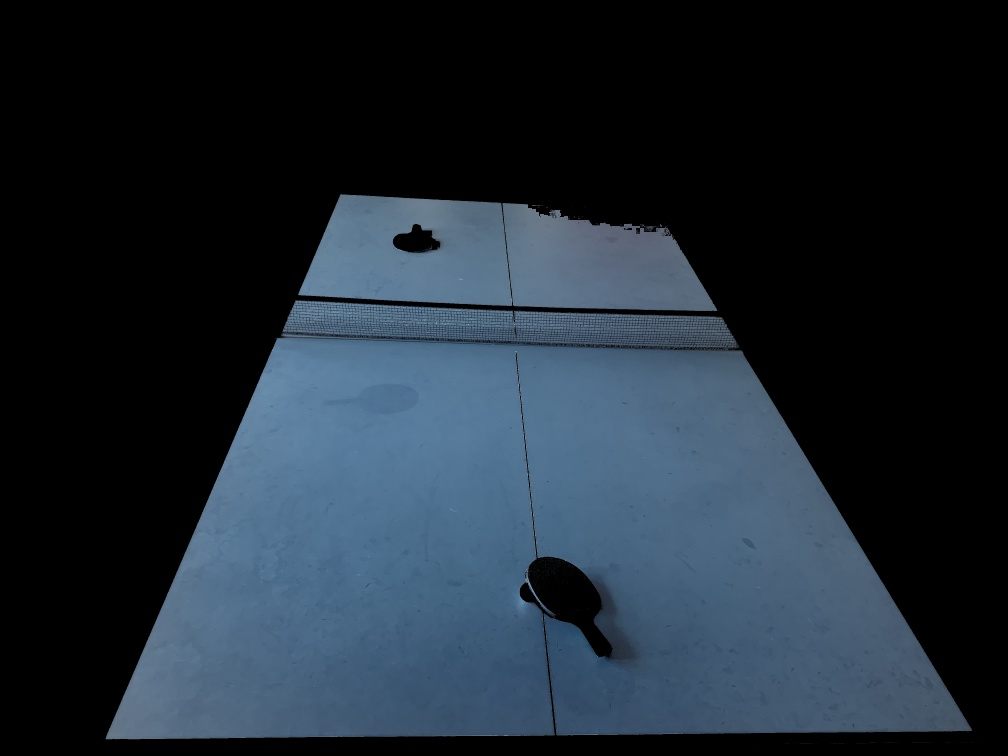
#> input picture IsolatedTable.jpg, 1008 x 756 px, found by its file name
$ python Canny.py
#> lines starting #> are read from the running program, lines starting #| are printed output that depends on the picture
import cv2
import numpy as np

def rescaleFrame(frame, scale=0.25):
    width = int(frame.shape[1] * scale)
    height = int(frame.shape[0] * scale)
    dimensions = (width, height)
    return cv2.resize(frame, dimensions, interpolation=cv2.INTER_AREA)

# Read the image
image = cv2.imread("IsolatedTable.jpg")
#> image is the input picture: shape (756, 1008, 3); mean B, G, R 52.1, 41.6, 30.8

# Convert the image to grayscale
gray = cv2.cvtColor(image, cv2.COLOR_BGR2GRAY)
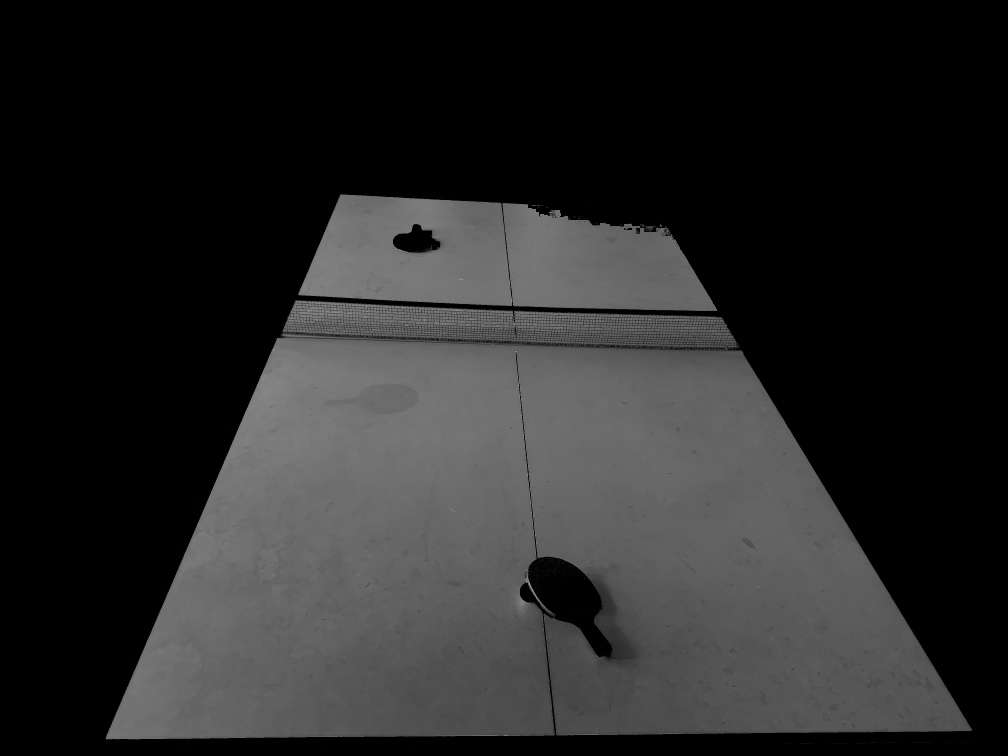
#> gray: shape (756, 1008); min 0, max 160, mean 39.6

# Binarize the image (you may need to adjust the threshold values)
_, thresholded = cv2.threshold(gray, 220, 255, cv2.THRESH_BINARY)
#> thresholded: shape (756, 1008); every value is 0

# Use Canny edge detection
edges = cv2.Canny(thresholded, 50, 150)

# Optionally, dilate the lines to make them more prominent
dilated = cv2.dilate(edges, None, iterations=1)

# Display the result
cv2.imshow("Isolated Lines", rescaleFrame(dilated))
#> in rescaleFrame, `return cv2.resize(frame, dimensions, interpolation=cv2.INTER_AREA)`: returned value: shape (189, 252); every value is 0
cv2.waitKey(0)
cv2.destroyAllWindows()
